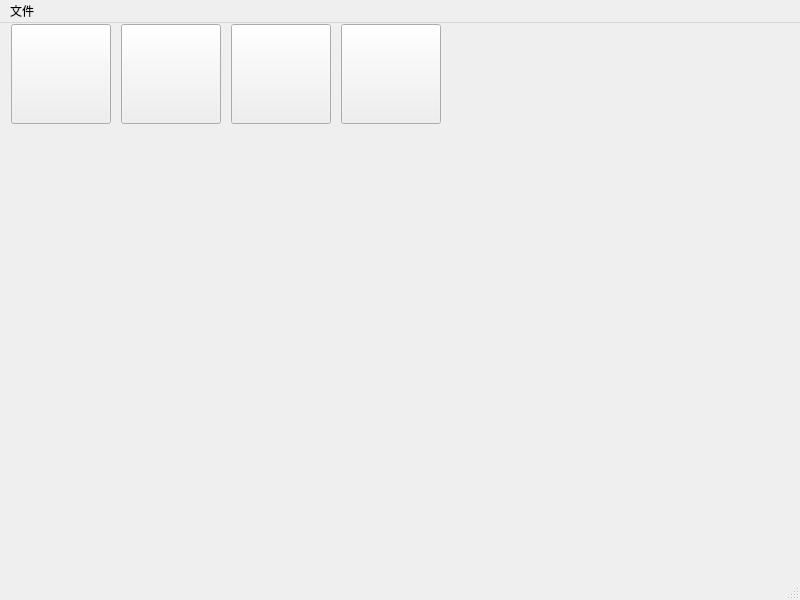
<?xml version="1.0" encoding="UTF-8"?>
<ui version="4.0">
 <class>MainWindow</class>
 <widget class="QMainWindow" name="MainWindow">
  <property name="geometry">
   <rect>
    <x>0</x>
    <y>0</y>
    <width>800</width>
    <height>600</height>
   </rect>
  </property>
  <property name="windowTitle">
   <string>智能相机</string>
  </property>
  <widget class="QWidget" name="centralwidget">
   <layout class="QGridLayout" name="gridLayout">
    <property name="leftMargin">
     <number>1</number>
    </property>
    <property name="topMargin">
     <number>1</number>
    </property>
    <property name="rightMargin">
     <number>1</number>
    </property>
    <property name="bottomMargin">
     <number>1</number>
    </property>
    <property name="spacing">
     <number>1</number>
    </property>
    <item row="1" column="0">
     <widget class="QStackedWidget" name="stackedWidget">
      <property name="minimumSize">
       <size>
        <width>0</width>
        <height>200</height>
       </size>
      </property>
      <property name="currentIndex">
       <number>0</number>
      </property>
      <widget class="QWidget" name="page"/>
     </widget>
    </item>
    <item row="0" column="0">
     <widget class="QWidget" name="widget" native="true">
      <property name="minimumSize">
       <size>
        <width>0</width>
        <height>105</height>
       </size>
      </property>
      <widget class="QPushButton" name="btnCamPara">
       <property name="geometry">
        <rect>
         <x>10</x>
         <y>0</y>
         <width>100</width>
         <height>100</height>
        </rect>
       </property>
       <property name="minimumSize">
        <size>
         <width>0</width>
         <height>0</height>
        </size>
       </property>
       <property name="font">
        <font>
         <family>Agency FB</family>
         <pointsize>12</pointsize>
        </font>
       </property>
       <property name="text">
        <string/>
       </property>
      </widget>
      <widget class="QPushButton" name="btnFindCenter">
       <property name="geometry">
        <rect>
         <x>120</x>
         <y>0</y>
         <width>100</width>
         <height>100</height>
        </rect>
       </property>
       <property name="minimumSize">
        <size>
         <width>100</width>
         <height>100</height>
        </size>
       </property>
       <property name="font">
        <font>
         <family>Agency FB</family>
         <pointsize>12</pointsize>
        </font>
       </property>
       <property name="text">
        <string/>
       </property>
      </widget>
      <widget class="QPushButton" name="btnSerialPort">
       <property name="geometry">
        <rect>
         <x>230</x>
         <y>0</y>
         <width>100</width>
         <height>100</height>
        </rect>
       </property>
       <property name="minimumSize">
        <size>
         <width>100</width>
         <height>100</height>
        </size>
       </property>
       <property name="font">
        <font>
         <family>Agency FB</family>
         <pointsize>12</pointsize>
        </font>
       </property>
       <property name="text">
        <string/>
       </property>
      </widget>
      <widget class="QPushButton" name="btnCalibration">
       <property name="geometry">
        <rect>
         <x>340</x>
         <y>0</y>
         <width>100</width>
         <height>100</height>
        </rect>
       </property>
       <property name="minimumSize">
        <size>
         <width>100</width>
         <height>100</height>
        </size>
       </property>
       <property name="font">
        <font>
         <family>Agency FB</family>
         <pointsize>12</pointsize>
        </font>
       </property>
       <property name="text">
        <string/>
       </property>
      </widget>
     </widget>
    </item>
   </layout>
  </widget>
  <widget class="QMenuBar" name="menubar">
   <property name="geometry">
    <rect>
     <x>0</x>
     <y>0</y>
     <width>800</width>
     <height>26</height>
    </rect>
   </property>
   <widget class="QMenu" name="menu">
    <property name="title">
     <string>文件</string>
    </property>
    <addaction name="action"/>
   </widget>
   <addaction name="menu"/>
  </widget>
  <widget class="QStatusBar" name="statusbar"/>
  <action name="action">
   <property name="text">
    <string>系统推出</string>
   </property>
   <property name="font">
    <font>
     <pointsize>12</pointsize>
    </font>
   </property>
  </action>
 </widget>
 <resources/>
 <connections/>
</ui>
